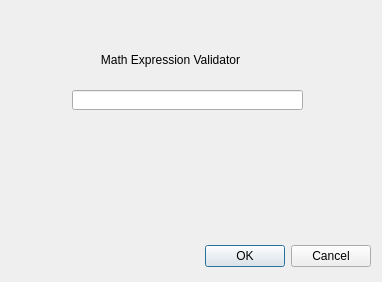
<?xml version="1.0" encoding="UTF-8"?>
<ui version="4.0">
 <class>Dialog</class>
 <widget class="QDialog" name="Dialog">
  <property name="geometry">
   <rect>
    <x>0</x>
    <y>0</y>
    <width>382</width>
    <height>282</height>
   </rect>
  </property>
  <property name="windowTitle">
   <string>Dialog</string>
  </property>
  <widget class="QDialogButtonBox" name="buttonBox">
   <property name="geometry">
    <rect>
     <x>30</x>
     <y>240</y>
     <width>341</width>
     <height>32</height>
    </rect>
   </property>
   <property name="orientation">
    <enum>Qt::Horizontal</enum>
   </property>
   <property name="standardButtons">
    <set>QDialogButtonBox::Cancel|QDialogButtonBox::Ok</set>
   </property>
  </widget>
  <widget class="QLabel" name="label">
   <property name="geometry">
    <rect>
     <x>70</x>
     <y>50</y>
     <width>201</width>
     <height>20</height>
    </rect>
   </property>
   <property name="text">
    <string>Math Expression Validator</string>
   </property>
   <property name="alignment">
    <set>Qt::AlignCenter</set>
   </property>
  </widget>
  <widget class="QLineEdit" name="lineEdit">
   <property name="geometry">
    <rect>
     <x>72</x>
     <y>90</y>
     <width>231</width>
     <height>20</height>
    </rect>
   </property>
  </widget>
 </widget>
 <resources/>
 <connections>
  <connection>
   <sender>buttonBox</sender>
   <signal>accepted()</signal>
   <receiver>Dialog</receiver>
   <slot>accept()</slot>
   <hints>
    <hint type="sourcelabel">
     <x>248</x>
     <y>254</y>
    </hint>
    <hint type="destinationlabel">
     <x>157</x>
     <y>274</y>
    </hint>
   </hints>
  </connection>
  <connection>
   <sender>buttonBox</sender>
   <signal>rejected()</signal>
   <receiver>Dialog</receiver>
   <slot>reject()</slot>
   <hints>
    <hint type="sourcelabel">
     <x>316</x>
     <y>260</y>
    </hint>
    <hint type="destinationlabel">
     <x>286</x>
     <y>274</y>
    </hint>
   </hints>
  </connection>
 </connections>
</ui>
